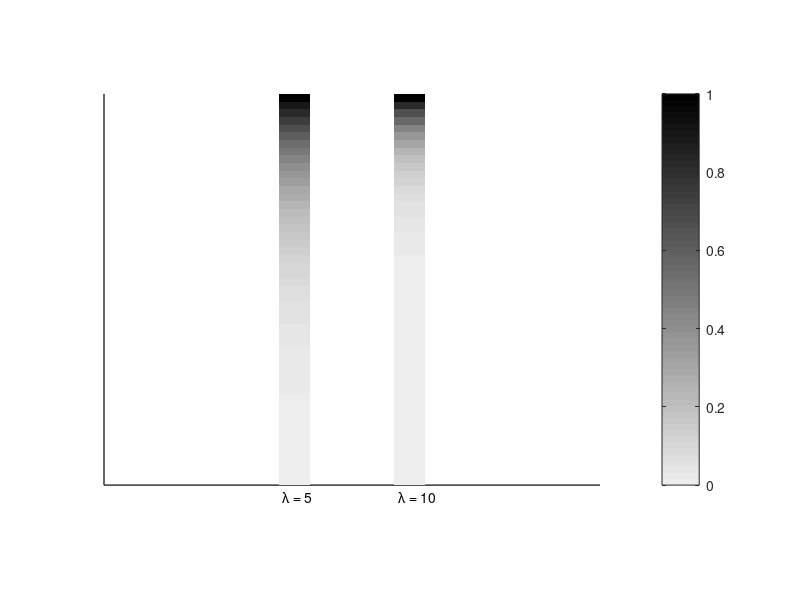

Here is the MATLAB script that generated this plot:
clearvars;  % clean up workspace


% plot part
% to better demonstrate the color gradient tendency, 
% d is chosen to be 0<= d<= 1, as p(1) = 5 exp(-5) or 
% p(1) = 10 exp (-10) are both approximate to 0

% parameter settings
d_min = 0;
d_max = 1;
n = 50; 
interval = d_max / n; 
d = [d_min:interval:d_max]';

% plot initialization
figure(2);
clf;
set(gca,'LineWidth',1,'FontSize',14);

axis equal;
set(gca,'XTick',[]); % turn off horizontal axis
set(gca,'YTick',[]); % turn off vertical axis

% ? borrowed from 'eda/ch03/eda03_06.m'

colormap(flipud(gray)*0.93);
hold on;

% ? color setting, with help of https://www.mathworks.com/help/matlab/ref/colormap.html


for l=[5 10]
    p = l*exp(-l*d);
    range = max(p)-min(p);
    imagesc( [3*l,3*l+3], [n , 0], (p-min(p))/range);
    text(3*l,-2,sprintf('\\lambda = %d',l));
    hold on;
end

colorbar;

clearvars; 

% calculation part
% to calculate it precious, as 0 <= d < infinity,
% d_max is set to be 10000

% parameter settings
d_min = 0;
d_max = 10000;
n = 1000000; 
interval = d_max / n; 
d = [d_min:interval:d_max]';



for l=[5 10]
    p = @(d) l*exp(-l*d);
    
    % mean = E(x) = \int x * p(x) dx
    
    p_d = @(d) l*exp(-l*d) .* d;
    meanval = integral( p_d,0,Inf);
    
    % variance = E(x^2) - E(x)^2
    %          = \int x^2 * p(x) dx - mean ^2
    
    p_d2 = @(d) l*exp(-l*d) .* d .*d;
    variance = integral(p_d2,0,Inf) - meanval^2;
    
    % median M: \int_0^M p(x) dx - 1/2 = 0
    
    intp = @(d) integral (p,0,d) - 0.5;
    medianval = fzero(intp,0);
    
    % mode is the d of p(d) = p_max
    
    [val,index] =  max(p(d));
    modeval = d(index);
    
    sprintf("when $\\lambda$ = %d, mean = %.3f, median = %.3f, variance = %.3f, mode = %.3f",l,meanval,medianval, variance, modeval)
end

